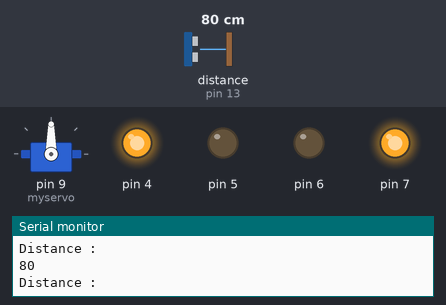
The sketch below on a simulated Arduino Uno, built with avr-gcc and run on an emulated ATmega328P. On the bench: servo, output pins drawn as LEDs (lit = HIGH), the last lines printed to the serial monitor. The inputs (shaded band) are chosen by the test bench; at power-on: distance to the obstacle (sensor on pin 13) 80 cm.

Above: at 1.4 s.
1.5 s: distance to the obstacle (sensor on pin 13) set to 23 cm
3.0 s: distance to the obstacle (sensor on pin 13) set to 18 cm
At 3.4 s:
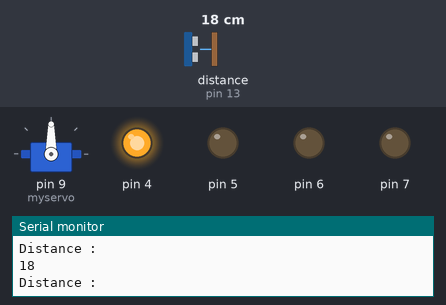
4.5 s: distance to the obstacle (sensor on pin 13) set to 35 cm
At 5.8 s:
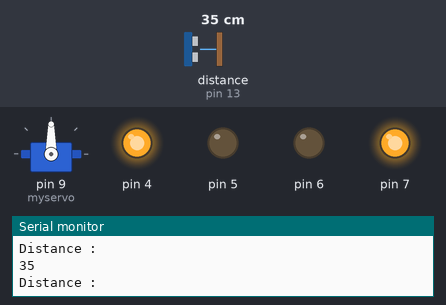
7.5 s: distance to the obstacle (sensor on pin 13) set to 2 cm
At 8.3 s:
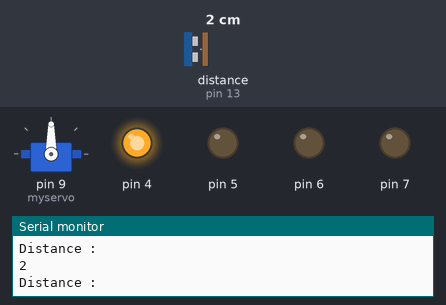
Timing chart, 0 to 10.0 s (numbered marks = the images above; inputs shaded):
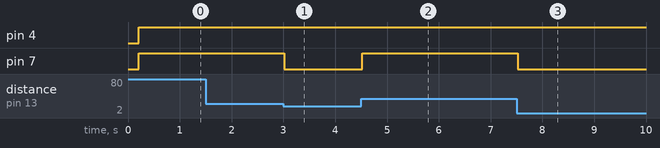

Measured:
- the behaviour switches between 21 and 20 cm on distance to the obstacle (sensor on pin 13) (found by bisection; images 0 and 1)
- after the input at 3.0 s, pin 7: HIGH → LOW at once
- after the input at 4.5 s, pin 7: LOW → HIGH at once
- after the input at 7.5 s, pin 7: HIGH → LOW at once

The sketch:

vacuum-v2.ino
```cpp
//กรณีไม่มีblynk และ servo V.2
#include <SoftwareSerial.h>
#include <Servo.h> // library Servo
#include <AFMotor.h> // library Motor
#include <Ultrasonic.h> //library Ultrasonic

Servo myservo;//Name servo
Ultrasonic ultrasonic(12, 13); //ช่องของultrasonic sensor
SoftwareSerial NodeSerial(2,3);
AF_DCMotor motor1(4,0); // MotorRight analog5
AF_DCMotor motor2(5,0); // MotorRight analog5
AF_DCMotor motor3(6,0); // MotorLight analog6
AF_DCMotor motor4(7,0); // MotorLight analog7
char MCU_input;
int Distance = 0;
int count;

void setup(){
  Serial.begin(9600);
  NodeSerial.begin(57600);
  myservo.attach(9);   // link Servo analog 9
  myservo.write(90);   // myservo.write(__) in blank is a degree to turn servoa
  moveStop();
  delay(200);
  NodeSerial.available();
}

void loop(){
  Distance = sonic();
  int Distance_left;
  Serial.println("Distance : ");
  Serial.println(Distance);
  if(Distance <= 20)
  {
    turnRight();
    delay(10);
  }
  else
  {
    moveForward();
  }
}

// stop movement
void moveStop() {
  analogWrite(4, 0);      // analog4 on broad & stop_motorRight
  analogWrite(5, 0);      // analog6 on broad & stop_motorLeft
  analogWrite(6, 0);
  analogWrite(7, 0);
}

// moveForward odject.
void moveForward() {
  analogWrite(4, 200); // 160 analog9 on broad & Forward_motor
  analogWrite(5, 0);   //  255 analog6 on broad & Forward_motor
  analogWrite(6, 0);
  analogWrite(7, 225);
}

// moveRight odject.
void turnRight() {
  analogWrite(4, 200);     // run analog4 motorRight
  analogWrite(5, 0);
  analogWrite(6, 0);
  analogWrite(7, 0);
}

// moveLeft odject.
void turnLeft() {
  analogWrite(4, 0);
  analogWrite(5, 0);
  analogWrite(6, 0);
  analogWrite(7, 200);  // run analog7 motorLeft
}

// moveBackward odject.
void moveBackward(){
  analogWrite(4, 0);
  analogWrite(5, 200);   // analog5 moveBackward
  analogWrite(6, 200);   // analog6 moveBackward
  analogWrite(7, 0);
}


int lookRight()
{
    Distance = sonic(); // call Function ultasonic
    Serial.print("Distance in CM R: ");
    Serial.println(Distance);
    myservo.write(90);  // myservo.write(__) in blank is a degree to turn servo
    delay(500);
    myservo.write(0);  // myservo.write(__) in blank is a degree to turn servo
    delay(500);
    myservo.write(90);
    return Distance;
}

int lookLeft()
{
    Distance = sonic(); // call Function ultasonic
    Serial.print("Distance in CM L: ");
    Serial.println(Distance);
    myservo.write(90); // myservo.write(__) in blank is a degree to turn servo
    delay(500);
    myservo.write(180); // myservo.write(__) in blank is a degree to turn servo
    delay(500);
    myservo.write(90);
    return Distance;
}


int sonic(){
  int lange;
  lange = ultrasonic.distanceRead();
  delayMicroseconds(10);
  return lange;
}
```
